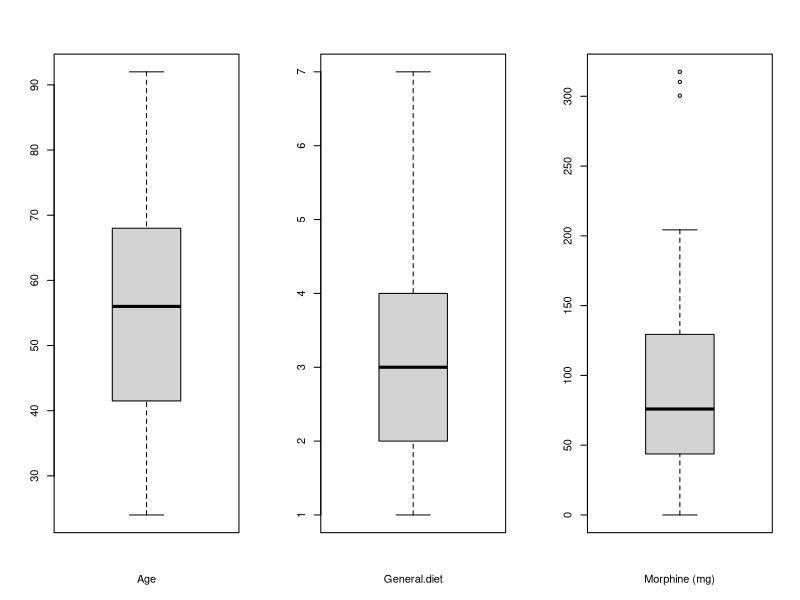
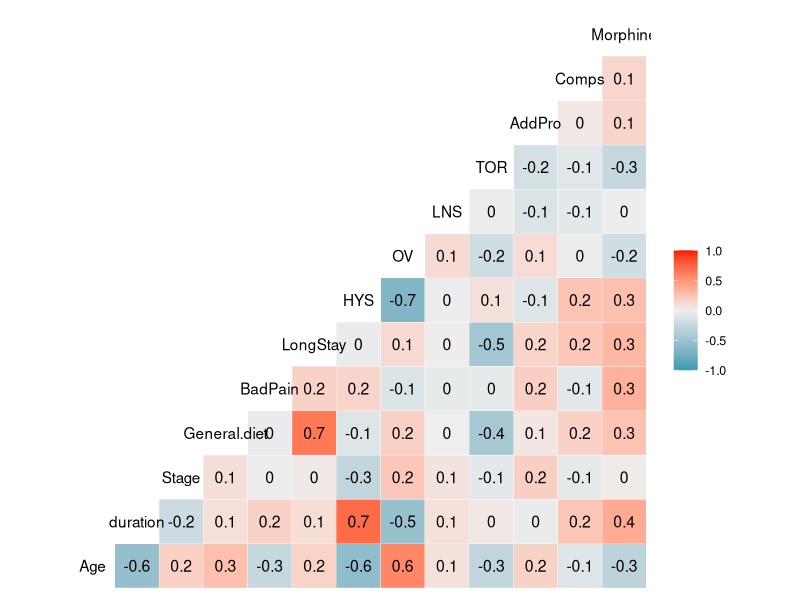
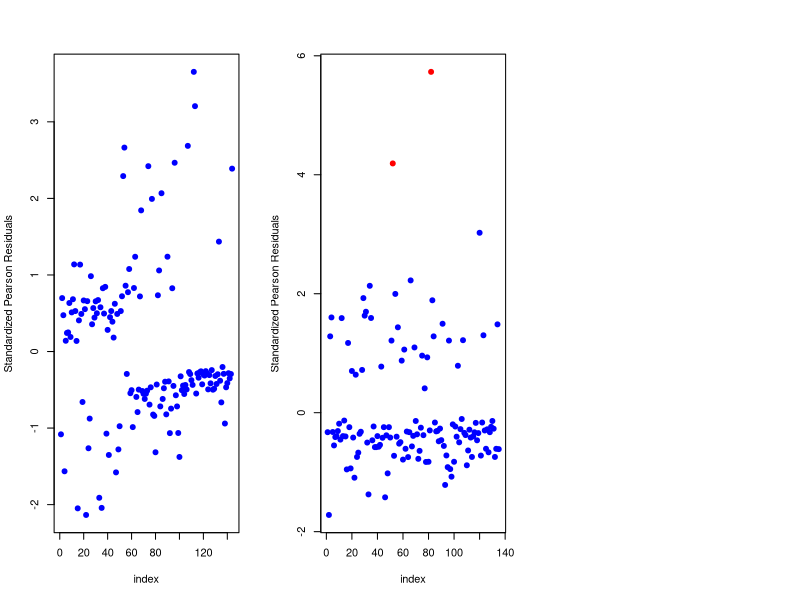

Here is the R script that generated these plots, in order:
## ---- chunk 1
  knitr::opts_chunk$set(include = TRUE)  # TRUE for solution; FALSE for questions set
  knitr::opts_chunk$set(echo = TRUE)
  knitr::opts_chunk$set(message = FALSE)
  knitr::opts_chunk$set(warning = FALSE)
  knitr::opts_chunk$set(fig.height = 6, fig.width = 8, out.width = '100%', fig.align = "center")
  options(width = 90)
## ---- chunk 2
# load dataset
ketorolac = read.csv("ketorolac.csv")
# delete the first column
ketorolac = ketorolac[,-1]
# change surgery year and diagnosis into categorical variables
ketorolac$DOS.yr = as.factor(ketorolac$DOS.yr)
ketorolac$Diagnosis = as.factor(ketorolac$Diagnosis)
# change stage scaling into stage 1 to stage 4 instead of 11 sub-scales
stage_map = function(x){
  if((x>=1) & (x<=3)){
    return(1)
  } else if((x>=4) & (x<=5)){
    return(2)
  } else if((x>=6) & (x<=8)){
    return(3)
  } else if((x>=9) & (x<=11)){
    return(4)
  }
}
ketorolac$Stage = unlist(lapply(ketorolac$Stage, stage_map))
# summaries of the data
summary(ketorolac)
## ---- chunk 3
par(mfrow=c(1,3))
boxplot(ketorolac[, "Age"], xlab = 'Age')
boxplot(ketorolac[, "General.diet"], xlab = 'General.diet')
boxplot(ketorolac[, "Morphine"], xlab = 'Morphine (mg)')
## ---- chunk 4
which(ketorolac$Morphine > 250)
## ---- chunk 5
# delete outliers with high morphine usage
ketorolac = ketorolac[-c(3, 75, 115),]
## ---- chunk 6
library(GGally)
ggcorr(ketorolac, label = TRUE)
## ---- chunk 7
# select relevant columns
ketorolac_Q1 = subset(ketorolac, select = -c(General.diet, BadPain, Morphine))
## ---- chunk 8
# odds ratio and CI
data.frame(row.names = c("HYS", "TOR", "AddPro", "Comps"),
           odds_ratio = c(0.8788898, 0.1263858, 2.2121212, 5.400000),
           CI_lower = c(0.4298855, 0.058071, 0.9400848, 1.5654627),
           CI_upper = c(1.773212, 0.2632772, 5.3522599, 24.9463529))
## ---- chunk 9
# full model
full_mod_Q1 = glm(LongStay ~ ., family = binomial, data = ketorolac_Q1)
# backward selection with AIC
null_mod_Q1 = glm(LongStay ~ TOR, family = binomial, data = ketorolac_Q1)
back_mod_Q1 = step(full_mod_Q1, scope = list(upper = full_mod_Q1, lower = null_mod_Q1), 
                   direction = "backward", trace = 0, k = 2)
summary(back_mod_Q1)
## ---- chunk 10
# residual deviance test for the goodness of fit
pchisq(deviance(back_mod_Q1), df.residual(back_mod_Q1), lower.tail = FALSE)
## ---- chunk 11
# check outliers
st_resid_Q1 = rstandard(back_mod_Q1, type="pearson")
(crit_val_Q1 = qt(0.05/2/nrow(ketorolac_Q1), df = df.residual(back_mod_Q1)-1, lower.tail = FALSE))
st_resid_Q1[abs(st_resid_Q1) > crit_val_Q1]
## ---- chunk 12
plot(st_resid_Q1, xlab = "index", ylab = "Standardized Pearson Residuals", 
     col = ifelse(abs(st_resid_Q1) > crit_val_Q1, "red", "blue"), pch = 19)
## ---- chunk 13
# Cook's distances
sum(cooks.distance(back_mod_Q1) > 1)
## ---- chunk 14
# Dfbetas
colSums(dfbetas(back_mod_Q1) > 1)
## ---- chunk 15
final_mod_Q1 = back_mod_Q1
exp(final_mod_Q1$coefficients)
## ---- chunk 16
exp(confint(final_mod_Q1))
## ---- chunk 17
# select relevant columns
ketorolac_Q2 = subset(ketorolac, select = -c(LongStay, Morphine))
# delete missing data
ketorolac_Q2 = ketorolac_Q2[complete.cases(ketorolac_Q2),]
rownames(ketorolac_Q2) = NULL
## ---- chunk 18
# odds ratio and CI
data.frame(row.names = c("HYS", "TOR", "AddPro", "Comps"),
           odds_ratio = c(2.1037037, 0.8306011, 2.8205128, 0.5113636),
           CI_lower = c(0.9439759, 0.3789494, 1.0842937, 0.07646754),
           CI_upper = c(4.6903272, 1.8403917, 7.2292039, 2.0383882))
## ---- chunk 19
# full model
full_mod_Q2 = glm(BadPain ~ ., family = binomial, data = ketorolac_Q2)
# backward selection with AIC
null_mod_Q2 = glm(BadPain ~ TOR, family = binomial, data = ketorolac_Q2)
back_mod_Q2 = step(full_mod_Q2, scope = list(upper = full_mod_Q2, lower = null_mod_Q2), 
                   direction = "backward", trace = 0, k = 2)
summary(back_mod_Q2)
## ---- chunk 20
# residual deviance test for the goodness of fit
pchisq(deviance(back_mod_Q2), df.residual(back_mod_Q2), lower.tail = FALSE)
## ---- chunk 21
# check outliers
st_resid_Q2 = rstandard(back_mod_Q2, type="pearson")
(crit_val_Q2 = qt(0.05/2/nrow(ketorolac_Q2), df = df.residual(back_mod_Q2)-1, lower.tail = FALSE))
st_resid_Q2[abs(st_resid_Q2) > crit_val_Q2]
## ---- chunk 22
plot(st_resid_Q2, xlab = "index", ylab = "Standardized Pearson Residuals", 
     col = ifelse(abs(st_resid_Q2) > crit_val_Q2, "red", "blue"), pch = 19)
## ---- chunk 23
final_mod_Q2 = glm(BadPain ~ Age + Diagnosis + TOR + AddPro + Comps, 
                   family = binomial, data = ketorolac_Q2[-c(52, 82),])
## ---- chunk 24
# Cook's distance
sum(cooks.distance(final_mod_Q2) > 1)
## ---- chunk 25
# Dfbetas
colSums(dfbetas(final_mod_Q2) > 1)
## ---- chunk 26
exp(final_mod_Q2$coefficients)
## ---- chunk 27
exp(confint(final_mod_Q2))
## ---- chunk 28
mod = glm(LongStay ~ HYS, data = ketorolac_Q1, family = binomial)
exp(mod$coefficients)
exp(confint(mod))
## ---- chunk 29
mod = glm(LongStay ~ TOR, data = ketorolac_Q1, family = binomial)
exp(mod$coefficients)
exp(confint(mod))
## ---- chunk 30
mod = glm(LongStay ~ AddPro, data = ketorolac_Q1, family = binomial)
exp(mod$coefficients)
exp(confint(mod))
## ---- chunk 31
mod = glm(LongStay ~ Comps, data = ketorolac_Q1, family = binomial)
exp(mod$coefficients)
exp(confint(mod))
## ---- chunk 32
mod = glm(BadPain ~ HYS, data = ketorolac_Q2, family = binomial)
exp(mod$coefficients)
exp(confint(mod))
## ---- chunk 33
mod = glm(BadPain ~ TOR, data = ketorolac_Q2, family = binomial)
exp(mod$coefficients)
exp(confint(mod))
## ---- chunk 34
mod = glm(BadPain ~ AddPro, data = ketorolac_Q2, family = binomial)
exp(mod$coefficients)
exp(confint(mod))
## ---- chunk 35
mod = glm(BadPain ~ Comps, data = ketorolac_Q2, family = binomial)
exp(mod$coefficients)
exp(confint(mod))
## ---- chunk 36
forw_mod_Q1 = step(null_mod_Q1, scope = list(upper = full_mod_Q1, lower = null_mod_Q1), 
                   direction = "forward", trace = 0)
forw_mod_Q1$aic
## ---- chunk 37
forw_mod_Q2 = step(null_mod_Q2, scope = list(upper = full_mod_Q2, lower = null_mod_Q2), 
                   direction = "forward", trace = 0)
forw_mod_Q2$aic
## ---- chunk 38
summary(final_mod_Q1)
## ---- chunk 39
summary(final_mod_Q2)
